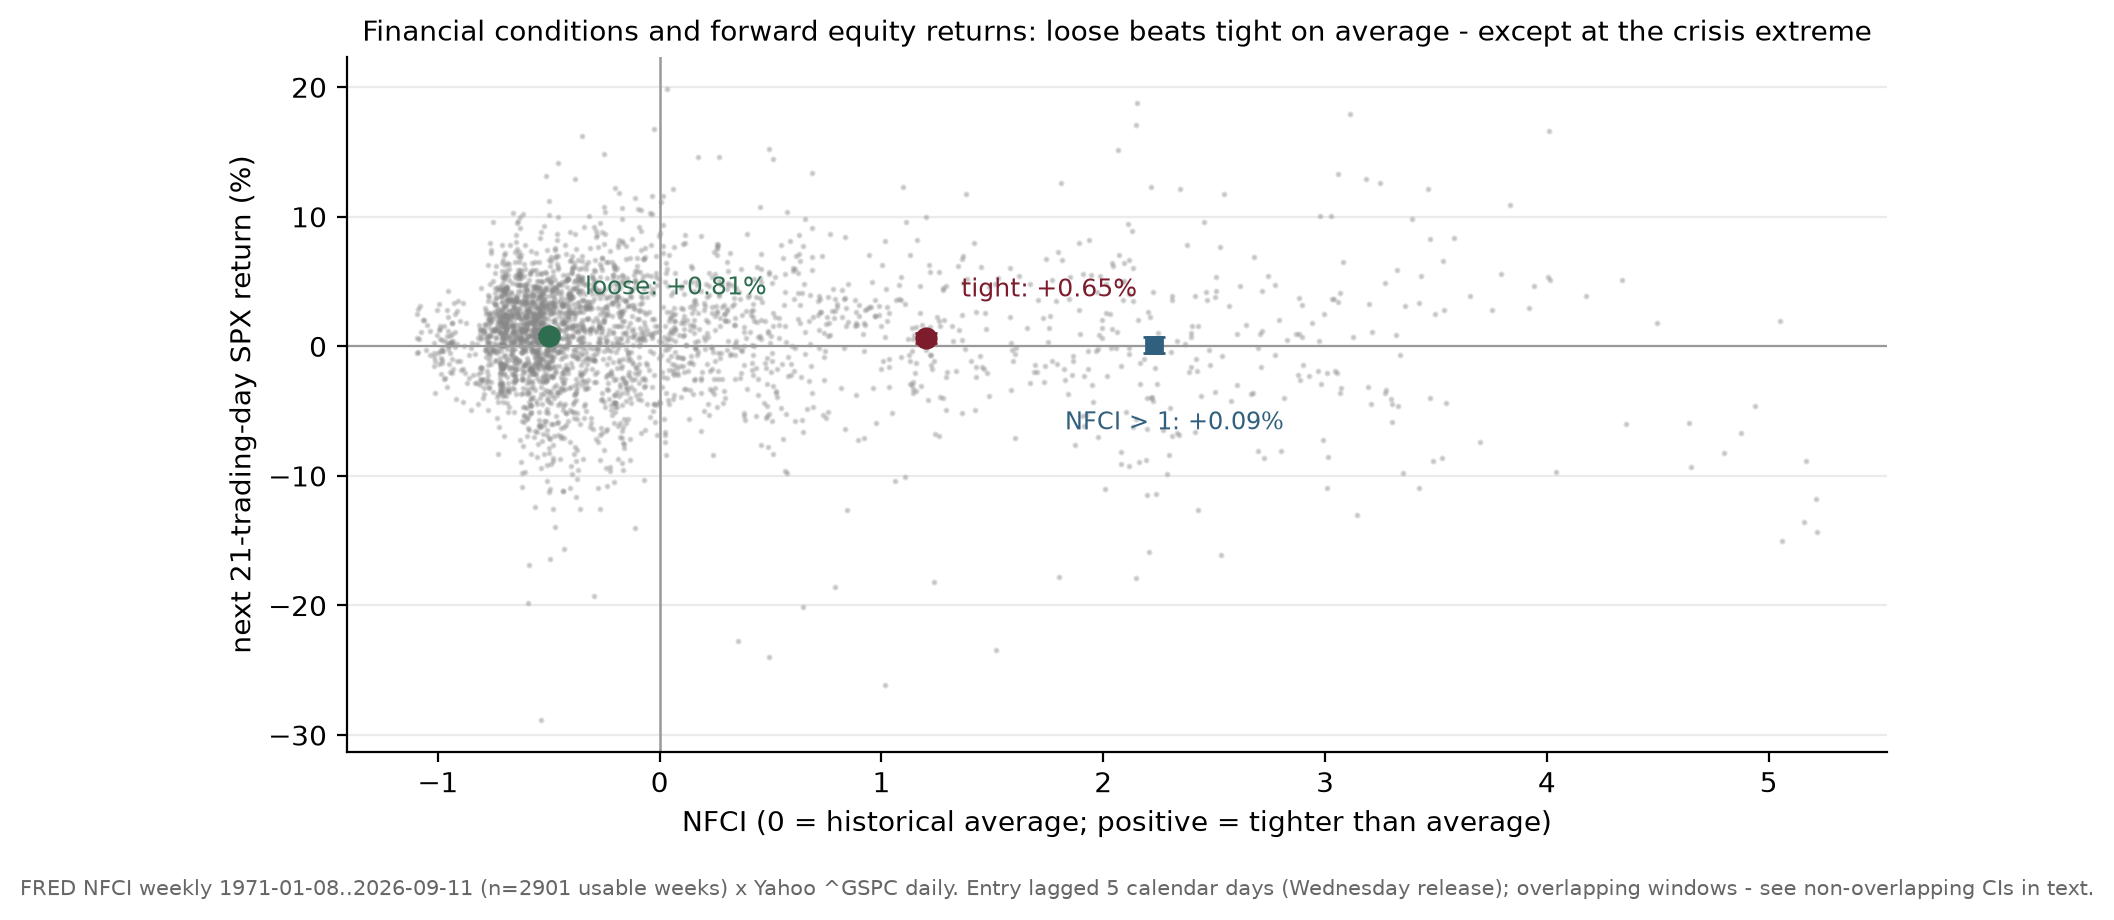

Source code (Python):
"""
Figure 4 (E2) - Chicago Fed NFCI vs. subsequent 21-trading-day S&P 500 returns.

Pre-committed split, chosen before looking at returns: loose = NFCI < 0,
tight = NFCI >= 0. Zero is the index's own historical average by construction,
so the threshold is not fitted to this sample.

Timing (implementable): the NFCI for the week ending Friday d is published the
following Wednesday, so entry is the first SPX trading day at least 5 calendar
days after d; the forward return is close[t+21]/close[t]-1. Windows overlap
across adjacent weeks, so naive CIs overstate precision - a non-overlapping
subsample (every 5th week) is also reported. Extreme-tightness tail (NFCI > 1)
reported separately as the honest counterexample.

Data: FRED NFCI (weekly, 1971->), Yahoo ^GSPC daily (cached), both in data/.

Reproducible:
    python fig_e2_nfci.py    # numpy, matplotlib; stdlib urllib/csv
"""
import os, csv, socket, urllib.request, datetime as dt
import numpy as np
import matplotlib
matplotlib.use("Agg")
import matplotlib.pyplot as plt

HERE = os.path.dirname(os.path.abspath(__file__))
DATA = os.path.join(HERE, "data")
os.makedirs(DATA, exist_ok=True)

cache = os.path.join(DATA, "fred_NFCI.csv")
if not os.path.exists(cache):
    socket.setdefaulttimeout(60)
    url = "https://fred.stlouisfed.org/graph/fredgraph.csv?id=NFCI"
    req = urllib.request.Request(url, headers={"User-Agent": "Mozilla/5.0"})
    with open(cache, "wb") as f:
        f.write(urllib.request.urlopen(req).read())
nf_d, nf_v = [], []
with open(cache) as f:
    rdr = csv.reader(f)
    next(rdr)
    for row in rdr:
        if len(row) < 2 or row[1] in (".", ""):
            continue
        nf_d.append(row[0]); nf_v.append(float(row[1]))
nf_v = np.array(nf_v)

sp_dates, sp_close = [], []
with open(os.path.join(DATA, "spx_daily_max.csv")) as f:
    for row in csv.DictReader(f):
        sp_dates.append(row["date"]); sp_close.append(float(row["close"]))
sp_close = np.array(sp_close)
sp_ord = np.array([dt.date.fromisoformat(d).toordinal() for d in sp_dates])

H = 21          # forward horizon in trading days
LAG = 5         # calendar days from week-ending Friday to the Wednesday release
xs, ys = [], []
for d, v in zip(nf_d, nf_v):
    entry_ord = dt.date.fromisoformat(d).toordinal() + LAG
    i = np.searchsorted(sp_ord, entry_ord)
    if i + H >= len(sp_close):
        continue
    xs.append(v); ys.append(sp_close[i + H] / sp_close[i] - 1.0)
xs = np.array(xs); ys = np.array(ys)


def stats(mask, stride=1):
    idx = np.where(mask)[0][::stride]
    z = ys[idx]
    n = len(z)
    mu = z.mean() * 100
    ci = 1.96 * z.std(ddof=1) / np.sqrt(n) * 100 if n > 1 else np.nan
    return mu, ci, n


loose, tight, extreme = xs < 0, xs >= 0, xs > 1
mu_l, ci_l, n_l = stats(loose)
mu_t, ci_t, n_t = stats(tight)
# non-overlapping: stride the WHOLE weekly series by 5 first, then split
sub = np.zeros(len(xs), bool); sub[::5] = True
mu_l5, ci_l5, n_l5 = stats(loose & sub)
mu_t5, ci_t5, n_t5 = stats(tight & sub)
mu_e, ci_e, n_e = stats(extreme)

fig, ax = plt.subplots(figsize=(8.6, 4.4))
ax.plot(xs, ys * 100, ".", color="#888", ms=2.4, alpha=0.28, rasterized=True)
ax.axvline(0, color="#999", lw=0.9)
ax.axhline(0, color="#999", lw=0.8)
for mu, ci, xpos, col, lbl in [
        (mu_l, ci_l, xs[loose].mean(), "#2f6d4f", f"loose: {mu_l:+.2f}%"),
        (mu_t, ci_t, xs[tight].mean(), "#7c1c2c", f"tight: {mu_t:+.2f}%")]:
    ax.errorbar([xpos], [mu], yerr=[ci], fmt="o", color=col, ms=7,
                capsize=4, lw=1.6, zorder=5)
    ax.annotate(lbl, xy=(xpos, mu), xytext=(xpos + 0.16, mu + 3.2),
                fontsize=9, color=col)
ax.errorbar([xs[extreme].mean()], [mu_e], yerr=[ci_e], fmt="s", color="#31607e",
            ms=6, capsize=4, lw=1.4, zorder=5)
ax.annotate(f"NFCI > 1: {mu_e:+.2f}%", xy=(xs[extreme].mean(), mu_e),
            xytext=(xs[extreme].mean() - 0.4, mu_e - 6.5), fontsize=8.6,
            color="#31607e")
ax.set_xlabel("NFCI (0 = historical average; positive = tighter than average)")
ax.set_ylabel("next 21-trading-day SPX return (%)")
ax.set_title("Financial conditions and forward equity returns: loose beats tight on average - "
             "except at the crisis extreme", fontsize=10)
for s in ("top", "right"):
    ax.spines[s].set_visible(False)
ax.grid(True, axis="y", alpha=0.25)
fig.text(0.5, -0.03,
         f"FRED NFCI weekly {nf_d[0]}..{nf_d[-1]} (n={len(xs)} usable weeks) x Yahoo ^GSPC daily. "
         "Entry lagged 5 calendar days (Wednesday release); overlapping windows - see non-overlapping CIs in text.",
         ha="center", fontsize=7.4, color="#666")
plt.tight_layout()
OUT = os.path.join(HERE, "fig_e2_nfci.png")
fig.savefig(OUT, dpi=200, bbox_inches="tight")
print("wrote", OUT)
print(f"weeks used={len(xs)} span={nf_d[0]}..{nf_d[-1]}")
print(f"loose (NFCI<0):  mean={mu_l:+.3f}% CI±{ci_l:.3f} n={n_l}   "
      f"non-overlap: {mu_l5:+.3f}% CI±{ci_l5:.3f} n={n_l5}")
print(f"tight (NFCI>=0): mean={mu_t:+.3f}% CI±{ci_t:.3f} n={n_t}   "
      f"non-overlap: {mu_t5:+.3f}% CI±{ci_t5:.3f} n={n_t5}")
print(f"extreme (NFCI>1): mean={mu_e:+.3f}% CI±{ci_e:.3f} n={n_e}")
print(f"spread loose-tight = {mu_l-mu_t:+.3f}pp per 21td")
print(f"corr(NFCI level, fwd 21td ret) = {np.corrcoef(xs, ys)[0,1]:+.3f}")
print(f"share of weeks loose = {loose.mean()*100:.1f}%")
